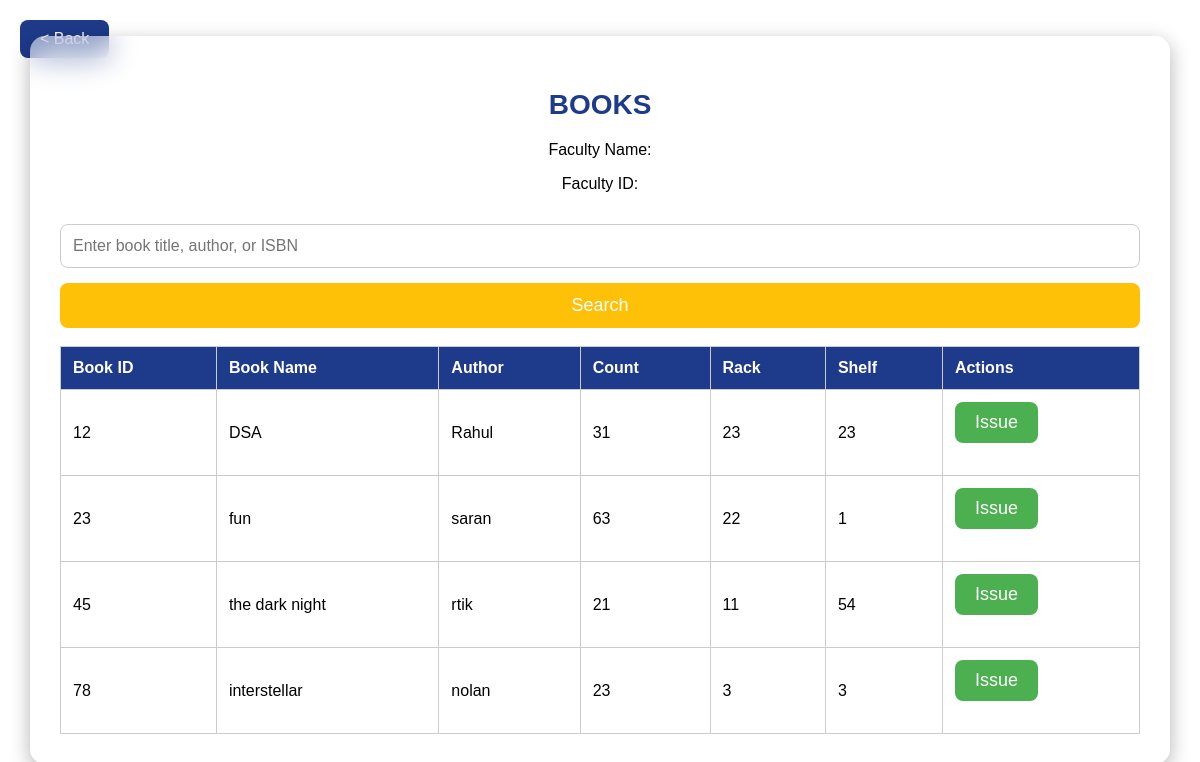
The page /Library/queries/search/ on the database its author committed.
### LibMS/models.py (models this page shows, shortened)
class Book(models.Model):
    book_id = models.CharField(max_length=10, primary_key=True)
    book_name = models.CharField(max_length=200)
    author = models.CharField(max_length=200)
    count = models.IntegerField()
    rack = models.CharField(max_length=50)
    shelf = models.CharField(max_length=50)

### LibMS/views.py (the view)
# urls.py: path('queries/search/', query, name='query'),
def query(request):
    search_query = request.GET.get('search_query', '')
    if search_query:
        book_list = Book.objects.filter(
            book_name__icontains=search_query
        ) | Book.objects.filter(
            author__icontains=search_query
        ) | Book.objects.filter(
            book_id__icontains=search_query
        )
    else:
        book_list = Book.objects.all()  # Fetch all books if no search query
    return render(request, 'queries.html', {'book_list': book_list})

### Frontend/Templates/queries.html (shortened to what this page needs)
<!DOCTYPE html>
<html lang="en">
<head>
</head>
<body>
    <a href="{% url 'fpage' %}" class="back-btn"> &lt; Back </a>
    <div class="manage-container">
        <h2>BOOKS</h2>
        <div class="faculty-info">
            <p>Faculty Name: {{ faculty_name }}</p>
            <p>Faculty ID: {{ faculty_id }}</p>
        </div>
        <form method="GET" action="{% url 'query' %}">
            <input type="text" name="search_query" class="query-input" placeholder="Enter book title, author, or ISBN" value="{{ request.GET.search_query }}">
            <button type="submit" class="query-btn">Search</button>
        </form>
        <br>
        <div class="book-list">
            <table>
                <thead>
                    <tr>
                        <th>Book ID</th>
                        <th>Book Name</th>
                        <th>Author</th>
                        <th>Count</th>
                        <th>Rack</th>
                        <th>Shelf</th>
                        <th>Actions</th>
                    </tr>
                </thead>
                <tbody id="book-table-body">
                    {% for book in book_list %}
                    <tr>
                        <td>{{ book.book_id }}</td>
                        <td>{{ book.book_name }}</td>
                        <td>{{ book.author }}</td>
                        <td>{{ book.count }}</td>
                        <td>{{ book.rack }}</td>
                        <td>{{ book.shelf }}</td>
                        <td>
                            <form class="issue-form" method="POST" action="{% url 'issue' %}">
                                <button type="submit" class="add-btn">Issue</button>
                            </form>
                        </td>
                    </tr>
                    {% endfor %}
                </tbody>
            </table>
        </div>
    </div>
</body>
</html>

### Frontend/Templates/queries.html (style rules this page uses)
body { margin: 0; padding: 0; font-family: Arial, sans-serif; background: url('https://www.pixelstalk.net/wp-content/uploads/images1/HD-books-wallpaper-backgrounds.jpg') no-repeat center center fixed; background-size: cover; display: flex; justify-content: center; align-items: center; height: 100vh; }
.manage-container { background: rgba(255, 255, 255, 0.5); backdrop-filter: blur(15px); padding: 30px; border-radius: 15px; box-shadow: 0px 6px 20px rgba(0, 0, 0, 0.3); text-align: center; width: 90%; max-width: 1100px; overflow-y: auto; max-height: 90vh; }
h2 { color: #1E3A8A; margin-bottom: 20px; font-size: 28px; }
.add-btn { background-color: #4CAF50; color: white; padding: 10px 20px; border: none; border-radius: 8px; cursor: pointer; font-size: 18px; margin-bottom: 20px; transition: background-color 0.3s ease, transform 0.2s ease; }
table { width: 100%; border-collapse: collapse; }
table, th, td { border: 1px solid #ccc; }
th, td { padding: 12px; text-align: left; }
th { background-color: #1E3A8A; color: white; }
.query-input { width: 100%; padding: 12px; margin: 15px 0; border: 1px solid #ccc; border-radius: 8px; box-sizing: border-box; font-size: 16px; }
.query-btn { background-color: #FFC107; color: white; padding: 12px 20px; border: none; border-radius: 8px; cursor: pointer; font-size: 18px; transition: background-color 0.3s ease, transform 0.2s ease; width: 100%; }
.back-btn { position: fixed; top: 20px; left: 20px; background-color: #1E3A8A; color: white; padding: 10px 20px; border: none; border-radius: 8px; cursor: pointer; font-size: 16px; margin-right: 5px; transition: background-color 0.3s ease, transform 0.2s ease; text-decoration: none; }

### rows shown on the page
Book: book_id "12", book_name "DSA", author "Rahul", count "31", rack "23", shelf "23"
Book: book_id "23", book_name "fun", author "saran", count "63", rack "22", shelf "1"
Book: book_id "45", book_name "the dark night", author "rtik", count "21", rack "11", shelf "54"
Book: book_id "78", book_name "interstellar", author "nolan", count "23", rack "3", shelf "3"
